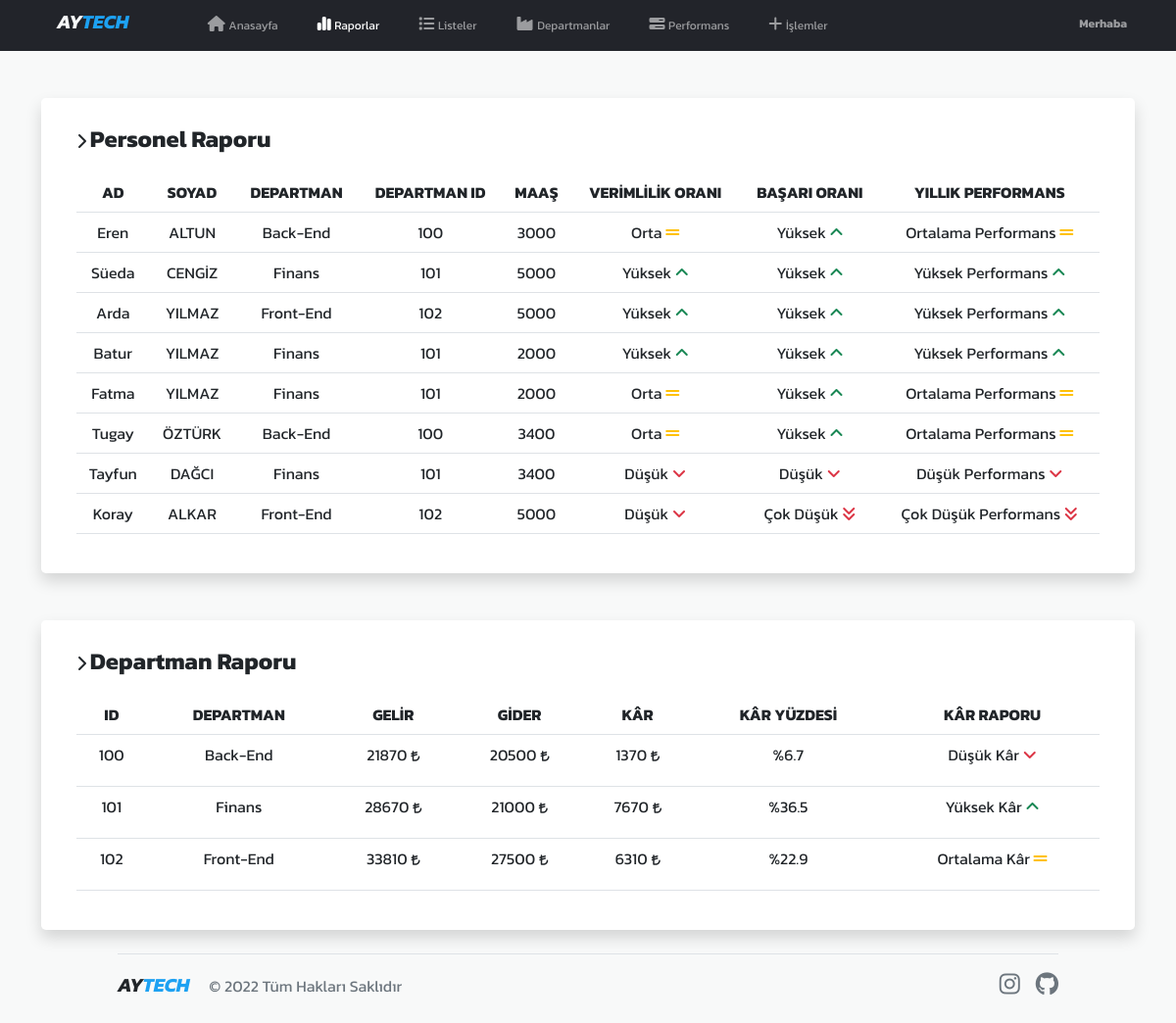
Page /raporlar.php on the committed database.
### tables this page shows
CREATE TABLE IF NOT EXISTS `personel` (
  `per_id` int(11) NOT NULL,
  `dep_id` int(11) NOT NULL,
  `per_ad` varchar(255) NOT NULL,
  `per_soyad` varchar(255) NOT NULL,
  `basarili_gorev` int(11) NOT NULL,
  `basarisiz_gorev` int(11) NOT NULL,
  `per_maas` int(11) NOT NULL,
  `calisilanGun` int(11) NOT NULL,
  PRIMARY KEY (`per_id`),
  KEY `dep_id` (`dep_id`)
);

CREATE TABLE IF NOT EXISTS `departmanlar` (
  `dep_id` int(11) NOT NULL,
  `dep_ad` varchar(255) NOT NULL,
  PRIMARY KEY (`dep_id`)
);

### raporlar.php (the view, shortened to what this page needs)
<?php
$baglanti = mysqli_connect("localhost", "root", "", "karardesteksistemleri");
$baglanti->set_charset("utf8");
?>
<!DOCTYPE html>
<html lang="en">
<head>
    <link href="index.css" rel="stylesheet" />
</head>
<body style="background-color:#F8F9F9; font-family: 'Kanit', sans-serif;">
    <nav class="navbar navbar-expand-md navbar-dark pt-0" style="background-color:#22242a;">
        <div class="container">
            <a href="main.php" class="navbar-brand fw-bold ms-3 me-5" style="text-decoration:none;"><i class="text-light">AY</i><i style="color:#1da1f2;">TECH</i></a>
            <div class="navbar-collapse collapse" id="navbarCollapse">
                <ul class="navbar-nav">
                    <li class="nav-item ms-4">
                        <a href="main.php" class="nav-link">
                            <i class="fas fa-home pt-2"></i> <span style="font-size:12px;">Anasayfa</span>
                        </a>
                    </li>
                    <li class="nav-item ms-4">
                        <a href="raporlar.php" class="nav-link active">
                            <i class="fa-solid fa-chart-simple pt-2"></i> <span style="font-size:12px;">Raporlar</span>
                        </a>
                    </li>
                    <li class="nav-item ms-4">
                        <a href="listeler.php" class="nav-link">
                            <i class="fa-solid fa-list pt-2"></i> <span style="font-size:12px;">Listeler</span>
                        </a>
                    </li>
                    <li class="nav-item ms-4">
                        <a href="departmanlar.php" class="nav-link">
                            <i class="fas fa-industry pt-2"></i> <span style="font-size:12px;">Departmanlar</span>
                        </a>
                    </li>
                    <li class="nav-item ms-4">
                        <a href="gorevler.php" class="nav-link">
                            <i class="fa-solid fa-bars-progress pt-2"></i> <span style="font-size:12px;">Performans</span>
                        </a>
                    </li>
                    <li class="nav-item ms-4">
                        <a href="islemler.php" class="nav-link">
                            <i class="fa-solid fa-plus pt-2"></i> <span style="font-size:12px;">İşlemler</span>
                        </a>
                    </li>
                </ul>
                <ul class="navbar-nav ms-auto">
                    <li class="nav-item dropdown">
                        <a href="#" class="nav-link" data-bs-toggle="dropdown">
                            <span class="ms-2 fw-bold" style="font-family: 'Kanit', sans-serif; font-size:12px;">Merhaba <?php echo $_SESSION["ad"] ?></span>
                        </a>
                    </li>
                </ul>
            </div>
        </div>
    </nav>
    <div class="container">
        <div class="container-fluid">
            <div class="row shadow mt-5 p-4 bg-body rounded-3">
                <div class="report">
                    <div class="mb-3">
                        <i class="fas fa-chevron-right"></i> <span class="fs-4 fw-bold">Personel Raporu</span>
                    </div>
                    <div class="table-responsive ">
                        <table class="table fs-sm-2" style="text-align:center">
                            <tr>
                                <th>AD</th>
                                <th>SOYAD</th>
                                <th>DEPARTMAN</th>
                                <th>DEPARTMAN ID</th>
                                <th>MAAŞ</th>
                                <th>VERİMLİLİK ORANI</th>
                                <th>BAŞARI ORANI</th>
                                <th>YILLIK PERFORMANS</th>
                            </tr>
                            <?php
                            if ($baglanti) {
                                $sorgu = $baglanti->query("SELECT ROUND(personel.basarili_gorev/personel.basarisiz_gorev,1) as basariOrani, personel.per_id, personel.per_ad, personel.per_soyad, departmanlar.dep_ad, departmanlar.dep_id, personel.per_maas, puan.verimlilik_puan FROM personel, puan, departmanlar WHERE personel.per_id=puan.per_id AND personel.dep_id=departmanlar.dep_id");
                            } else {
                                echo "Başarısız sorgu.";
                            }
                            while ($sonuc = $sorgu->fetch_assoc()) {
                                $departmanAd = $sonuc['dep_ad'];
                                $departmanID = $sonuc['dep_id'];
                                $personelAd = $sonuc['per_ad'];
                                $personelMaas = $sonuc['per_maas'];
                                $personelSoyad = $sonuc['per_soyad'];
                                $verimlilikPuan = $sonuc['verimlilik_puan'];
                                $basariOrani = $sonuc['basariOrani'];
                            ?>
                                <tr>
                                    <td class="personelcol"><?php echo $personelAd; ?></td>
                                    <td class="personelcol"><?php echo $personelSoyad; ?></td>
                                    <td class="personelcol"><?php echo $departmanAd; ?></td>
                                    <td class="personelcol"><?php echo $departmanID; ?></td>
                                    <td class="personelcol"><?php echo $personelMaas; ?></td>
                                    <td class="personelcol"><?php if ($verimlilikPuan > 0 && $verimlilikPuan < 41) {
                                                                echo 'Düşük <i class="fa-solid fa-angle-down text-danger"></i>';
                                                            } elseif ($verimlilikPuan > 40 && $verimlilikPuan < 76) {
                                                                echo 'Orta <i class="fa-solid fa-grip-lines text-warning"></i>';
                                                            } elseif ($verimlilikPuan > 75) {
                                                                echo 'Yüksek <i class="fa-solid fa-angle-up text-success"></i>';
                                                            } else {
                                                                echo "Belirsiz";
                                                            };;;; ?></td>
                                    <td class="personelcol"><?php if ($basariOrani > 0 && $basariOrani < 2) {
                                                                echo 'Çok Düşük <i class="fa-solid fa-angles-down text-danger"></i>';
                                                            } elseif ($basariOrani > 1 && $basariOrani < 3) {
                                                                echo 'Düşük <i class="fa-solid fa-angle-down text-danger"></i>';
                                                            } elseif ($basariOrani > 2 && $basariOrani < 6) {
                                                                echo 'Orta <i class="fa-solid fa-grip-lines text-warning"></i>';
                                                            } elseif (5 < $basariOrani) {
                                                                echo 'Yüksek <i class="fa-solid fa-angle-up text-success"></i>';
                                                            } else {
                                                                echo "Belirsiz";
                                                            };;;;; ?></td>
                                    <td class="personelcol"><?php if ($basariOrani > 0 && $basariOrani < 2 && $verimlilikPuan > 0 && $verimlilikPuan < 41) {
                                                                echo 'Çok Düşük Performans <i class="fa-solid fa-angles-down text-danger"></i>';
                                                            } elseif ($basariOrani > 5 && $basariOrani < 11 && $verimlilikPuan > 40 && $verimlilikPuan < 76) {
                                                                echo 'Ortalama Performans <i class="fa-solid fa-grip-lines text-warning"></i>';
                                                            } elseif (5 < $basariOrani && $verimlilikPuan > 75) {
                                                                echo 'Yüksek Performans <i class="fa-solid fa-angle-up text-success"></i>';
                                                            } elseif (($basariOrani > 0 && $basariOrani < 2) || ($basariOrani > 1 && $basariOrani < 3)) {
                                                                echo 'Düşük Performans <i class="fa-solid fa-angle-down text-danger"></i>';
                                                            } elseif (($basariOrani > 2 && $basariOrani < 6) && $verimlilikPuan > 75) {
                                                                echo 'Yüksek Performans <i class="fa-solid fa-angle-up text-success"></i>';
                                                            } elseif (($basariOrani > 2 && $basariOrani < 6) && ($verimlilikPuan > 0 && $verimlilikPuan < 41)) {
                                                                echo 'Düşük Performans <i class="fa-solid fa-angle-down text-danger"></i>';
                                                            } else {
                                                                echo 'Ortalama Performans <i class="fa-solid fa-grip-lines text-warning"></i>';
                                                            };;;;;;;; ?></td>
                                </tr>
                            <?php
                            }
                            ?>
                        </table>
                    </div>
                </div>
            </div>
            <div class="row shadow mt-5 p-4 bg-body rounded-3">
                <div class="report">
                    <div class="mb-3">
                        <i class="fas fa-chevron-right"></i> <span class="fs-4 fw-bold">Departman Raporu</span>
                    </div>
                    <div class="table-responsive ">
                        <table class="table fs-sm-2" style="text-align:center">
                            <tr>
                                <th>ID</th>
                                <th>DEPARTMAN</th>
                                <th>GELİR</th>
                                <th>GİDER</th>
                                <th>KÂR</th>
                                <th>KÂR YÜZDESİ</th>
                                <th>KÂR RAPORU</th>
                            </tr>
                            <?php
                            if ($baglanti) {
                                $sorgu2 = $baglanti->query("SELECT departmanlar.dep_id, departmanlar.dep_ad, SUM(dep_ay.kar) as gelir, (SELECT SUM(depgid_ay.gider)) as gider, (SELECT SUM(dep_ay.kar) - SUM(depgid_ay.gider)) as kar, ROUND((SELECT (SELECT SUM(dep_ay.kar) - SUM(depgid_ay.gider))*100)/SUM(depgid_ay.gider),1) as karOrani FROM departmanlar,aylar,dep_ay,depgid_ay WHERE departmanlar.dep_id = dep_ay.dep_id AND departmanlar.dep_id = depgid_ay.dep_id AND aylar.ay_id = dep_ay.ay_id AND aylar.ay_id = depgid_ay.ay_id GROUP BY departmanlar.dep_id");
                            } else {
                                echo "Başarısız sorgu.";
                            }
                            while ($sonuc2 = $sorgu2->fetch_assoc()) {
                                $departmanAd2 = $sonuc2['dep_ad'];
                                $departmanID2 = $sonuc2['dep_id'];
                                $departmanGelir = $sonuc2['gelir'];
                                $departmanGider = $sonuc2['gider'];
                                $departmanKar = $sonuc2['kar'];
                                $departmanKarOrani = $sonuc2['karOrani'];
                            ?>
                                <tr>
                                    <td><?php echo $departmanID2; ?></td>
                                    <td><?php echo $departmanAd2; ?></td>
                                    <td><?php echo "$departmanGelir<i class='fa-solid fa-turkish-lira-sign ms-1 mb-3 fs-8'></i>"; ?></td>
                                    <td><?php echo "$departmanGider<i class='fa-solid fa-turkish-lira-sign ms-1 mb-3 fs-8'></i>"; ?></td>
                                    <td><?php echo "$departmanKar<i class='fa-solid fa-turkish-lira-sign ms-1 mb-3 fs-8'></i>"; ?></td>
                                    <td><?php echo "%$departmanKarOrani"; ?></td>
                                    <td><?php if ($departmanKarOrani > 0 && $departmanKarOrani < 10) {
                                                                echo 'Düşük Kâr <i class="fa-solid fa-angle-down text-danger"></i>';
                                                            } elseif ($departmanKarOrani > 10 && $departmanKarOrani < 25) {
                                                                echo 'Ortalama Kâr <i class="fa-solid fa-grip-lines text-warning"></i>';
                                                            } elseif ($departmanKarOrani > 25) {
                                                                echo 'Yüksek Kâr <i class="fa-solid fa-angle-up text-success"></i>';
                                                            } else {
                                                                echo "Belirsiz";
                                                            };;;; ?>
                                    </td>
                                </tr>
                            <?php
                            }
                            ?>
                        </table>
                    </div>
                </div>
            </div>
        </div>
    </div>
    <link href="https://cdn.jsdelivr.net/npm/bootstrap@5.1.3/dist/css/bootstrap.min.css" rel="stylesheet">
</body>
<footer class="d-flex justify-content-between align-items-center pt-3 my-4 border-top footer-margin">
    <div class="col-md-4">
        <a href="main.php" class="navbar-brand fw-bold text-decoration-none"><i class="text-dark">AY</i><i style="color:#1da1f2;">TECH</i></a>
        <span class="text-muted">© 2022 Tüm Hakları Saklıdır</span>
    </div>
    <ul class="nav col-md-4 d-flex justify-content-end">
        <li>
            <a class="text-muted" target="_blank" href="https://www.instagram.com/ahmmeetteren/?hl=tr"><i class="fa-brands fa-instagram fs-4"></i></a>
        </li>
        <li>
            <a class="text-muted" target="_blank" href="https://github.com/ahmmeetteren"><i class="fa-brands fa-github fs-4 ms-3"></i></a>
        </li>
    </ul>
</footer>
</html>

### index.css (style rules this page uses)
.fs-8 { font-size: 12px; }
@media only screen and (min-width:768px) { .footer-margin { margin-left:120px; margin-right:120px; } }

### rows in the picture
personel: per_ad "Eren", per_soyad "ALTUN", dep.dep_ad "Back-End", dep.dep_id "100", per_maas "3000", shows "Orta", shows "Yüksek", shows "Ortalama Performans"
personel: per_ad "Süeda", per_soyad "CENGİZ", dep.dep_ad "Finans", dep.dep_id "101", per_maas "5000", shows "Yüksek", shows "Yüksek Performans"
personel: per_ad "Arda", per_soyad "YILMAZ", dep.dep_ad "Front-End", dep.dep_id "102", per_maas "5000", shows "Yüksek", shows "Yüksek Performans"
personel: per_ad "Batur", per_soyad "YILMAZ", dep.dep_ad "Finans", dep.dep_id "101", per_maas "2000", shows "Yüksek", shows "Yüksek Performans"
personel: per_ad "Fatma", per_soyad "YILMAZ", dep.dep_ad "Finans", dep.dep_id "101", per_maas "2000", shows "Orta", shows "Yüksek", shows "Ortalama Performans"
personel: per_ad "Tugay", per_soyad "ÖZTÜRK", dep.dep_ad "Back-End", dep.dep_id "100", per_maas "3400", shows "Orta", shows "Yüksek", shows "Ortalama Performans"
personel: per_ad "Tayfun", per_soyad "DAĞCI", dep.dep_ad "Finans", dep.dep_id "101", per_maas "3400", shows "Düşük", shows "Düşük Performans"
personel: per_ad "Koray", per_soyad "ALKAR", dep.dep_ad "Front-End", dep.dep_id "102", per_maas "5000", shows "Düşük", shows "Çok Düşük", shows "Çok Düşük Performans"
departmanlar: dep_id "100", dep_ad "Back-End", departmanGelir "21870", departmanGider "20500", departmanKar "1370", departmanKarOrani "6.7", shows "Düşük Kâr"
departmanlar: dep_id "101", dep_ad "Finans", departmanGelir "28670", departmanGider "21000", departmanKar "7670", departmanKarOrani "36.5", shows "Yüksek Kâr"
departmanlar: dep_id "102", dep_ad "Front-End", departmanGelir "33810", departmanGider "27500", departmanKar "6310", departmanKarOrani "22.9", shows "Ortalama Kâr"
